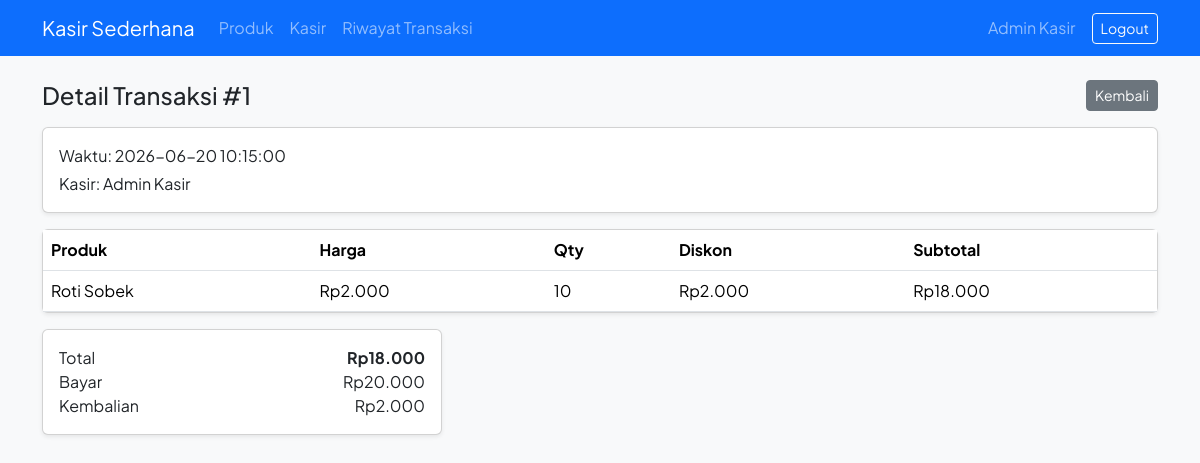
The app's page /index.php?page=transaksi-detail&id=1 (signed in) with its own data.
### tables this page shows
CREATE TABLE transaksi (
  id INT AUTO_INCREMENT PRIMARY KEY,
  user_id INT NOT NULL,
  total INT NOT NULL,
  bayar INT NOT NULL,
  kembalian INT NOT NULL,
  created_at DATETIME NOT NULL DEFAULT CURRENT_TIMESTAMP,
  FOREIGN KEY (user_id) REFERENCES users(id)
);

CREATE TABLE users (
  id INT AUTO_INCREMENT PRIMARY KEY,
  nama VARCHAR(100) NOT NULL,
  email VARCHAR(100) NOT NULL UNIQUE,
  password VARCHAR(255) NOT NULL,
  created_at TIMESTAMP DEFAULT CURRENT_TIMESTAMP
);

CREATE TABLE transaksi_detail (
  id INT AUTO_INCREMENT PRIMARY KEY,
  transaksi_id INT NOT NULL,
  produk_id INT NOT NULL,
  harga INT NOT NULL,
  qty INT NOT NULL,
  diskon INT NOT NULL DEFAULT 0,
  subtotal INT NOT NULL,
  FOREIGN KEY (transaksi_id) REFERENCES transaksi(id),
  FOREIGN KEY (produk_id) REFERENCES produk(id)
);

CREATE TABLE produk (
  id INT AUTO_INCREMENT PRIMARY KEY,
  nama VARCHAR(100) NOT NULL,
  harga INT NOT NULL
);

### controllers/TransaksiController.php (called while the page is built, shortened)
<?php
class TransaksiController
{
    private $transaksiModel;
    public function __construct($pdo)
    {
        $this->transaksiModel = new Transaksi($pdo);
    }
    public function detail()
    {
        $transaksi = $this->transaksiModel->find($_GET['id'] ?? 0);
        $details = $this->transaksiModel->details($transaksi['id']);
        include __DIR__ . '/../views/transaksi/detail.php';
    }
}

### models/Transaksi.php (called while the page is built, shortened)
<?php
class Transaksi
{
    private $pdo;
    public function __construct($pdo)
    {
        $this->pdo = $pdo;
    }
    public function find($id)
    {
        $stmt = $this->pdo->prepare(
            "SELECT t.*, u.nama AS kasir FROM transaksi t
             JOIN users u ON u.id = t.user_id WHERE t.id = ?");
        $stmt->execute([$id]);
        return $stmt->fetch();
    }
    public function details($transaksiId)
    {
        $stmt = $this->pdo->prepare(
            "SELECT d.*, p.nama AS nama_produk
             FROM transaksi_detail d JOIN produk p ON p.id = d.produk_id
             WHERE d.transaksi_id = ?");
        $stmt->execute([$transaksiId]);
        return $stmt->fetchAll();
    }
}

### views/transaksi/detail.php (the view)
<?php include __DIR__ . '/../partials/header.php'; ?>
<div class="d-flex justify-content-between align-items-center mb-3">
  <h4 class="mb-0">Detail Transaksi #<?= $transaksi['id'] ?></h4>
  <a href="index.php?page=riwayat" class="btn btn-secondary btn-sm">Kembali</a>
</div>
<div class="card shadow-sm mb-3">
  <div class="card-body">
    <p class="mb-1">Waktu: <?= $transaksi['created_at'] ?></p>
    <p class="mb-0">Kasir: <?= htmlspecialchars($transaksi['kasir']) ?></p>
  </div>
</div>
<div class="card shadow-sm mb-3">
  <div class="table-responsive">
    <table class="table align-middle mb-0">
      <thead><tr><th>Produk</th><th>Harga</th><th>Qty</th><th>Diskon</th><th>Subtotal</th></tr></thead>
      <tbody>
        <?php foreach ($details as $d): ?>
          <tr>
            <td><?= htmlspecialchars($d['nama_produk']) ?></td>
            <td>Rp<?= number_format($d['harga'], 0, ',', '.') ?></td>
            <td><?= $d['qty'] ?></td>
            <td><?= $d['diskon'] > 0 ? 'Rp' . number_format($d['diskon'], 0, ',', '.') : '-' ?></td>
            <td>Rp<?= number_format($d['subtotal'], 0, ',', '.') ?></td>
          </tr>
        <?php endforeach; ?>
      </tbody>
    </table>
  </div>
</div>
<div class="card shadow-sm" style="max-width:400px;">
  <div class="card-body">
    <div class="d-flex justify-content-between"><span>Total</span><strong>Rp<?= number_format($transaksi['total'], 0, ',', '.') ?></strong></div>
    <div class="d-flex justify-content-between"><span>Bayar</span><span>Rp<?= number_format($transaksi['bayar'], 0, ',', '.') ?></span></div>
    <div class="d-flex justify-content-between"><span>Kembalian</span><span>Rp<?= number_format($transaksi['kembalian'], 0, ',', '.') ?></span></div>
  </div>
</div>
<?php include __DIR__ . '/../partials/footer.php'; ?>

### views/partials/header.php (style rules this page uses)
body { font-family: 'Plus Jakarta Sans', sans-serif; }

### records on screen
transaksi: id "1", created_at "2026-06-20 10:15:00", user.nama "Admin Kasir", total "18.000", bayar "20.000", kembalian "2.000"
transaksi_detail: produk.nama "Roti Sobek", harga "2.000", qty "10", diskon "2.000", subtotal "18.000"

### other values on screen
$userNama "Admin Kasir"
